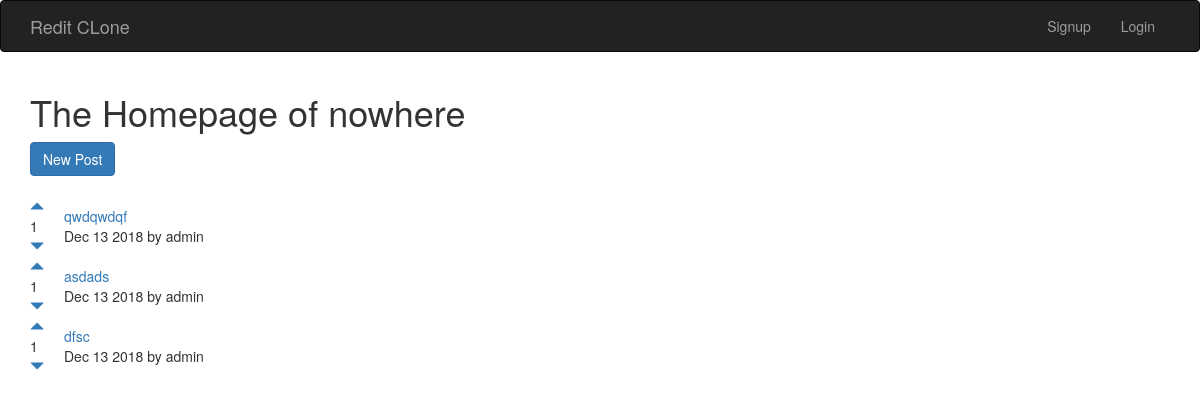
The app's page /, older data.
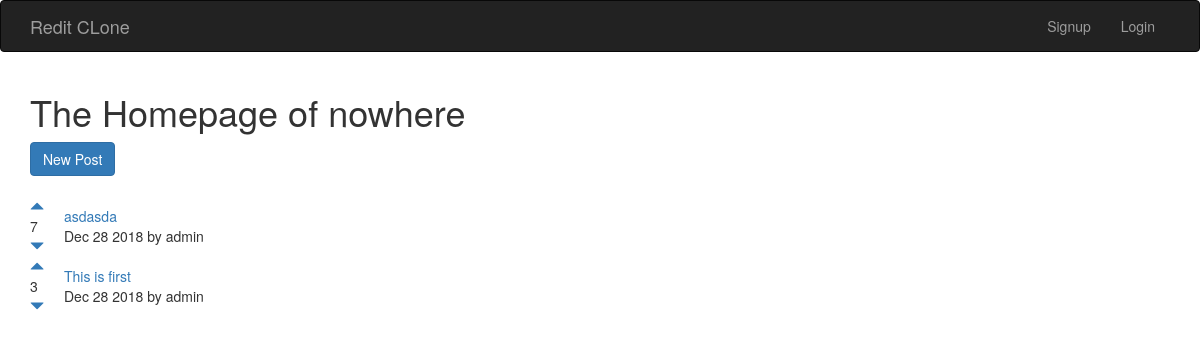
The same page, newer data.
### posts/models.py (models this page shows)
class Post(models.Model):
    title = models.CharField(max_length=200)
    url = models.TextField()
    pub_date = models.DateTimeField()
    author = models.ForeignKey(User)
    votes_total = models.IntegerField(default=1)
    def pub_date_pretty(self):
        return self.pub_date.strftime('%b %e %Y')

### posts/views.py (the view)
# urls.py: 2. Add a URL to urlpatterns:  url(r'^$', views.home, name='home')
def home(request):
    posts = Post.objects.order_by('-votes_total')
    return render(request, 'posts/home.html', {'posts':posts})

### posts/templates/posts/home.html (shortened to what this page needs)
{% extends 'base.html' %}
{% block content %}
<h1>The Homepage of nowhere</h1>
<a class="btn btn-primary" href="{% url 'posts:create' %}">New Post</a>
<br/>
<br/>
{% for post in posts.all %}
<table>
    <tr>
        <td style="padding-right: 20px;"><a href="#" onClick="document.getElementById('upvote{{ post.id }}').submit()"><span class="glyphicon glyphicon-triangle-top" aria-hidden="true"></span></a><br/> {{ post.votes_total}} <br/><a href="#" onClick="document.getElementById('downvote{{ post.id }}').submit()"><span class="glyphicon glyphicon-triangle-bottom" aria-hidden="true"></span></a></td>
        <td><a href="{{ post.url }}" >{{ post.title }}</a><br/>{{ post.pub_date_pretty }} by {{ post.author.username }}</td>
    </tr>
</table>
{% endfor %}
{% endblock %}

### templates/base.html (shortened to what this page needs)
<!DOCTYPE html>
<html lang="en">
  <head>
    <link rel="stylesheet" href="https://maxcdn.bootstrapcdn.com/bootstrap/3.3.7/css/bootstrap.min.css">
  </head>
  <body>
      <nav class="navbar navbar-inverse">
      <div class="container">
        <div class="navbar-header">
          <a class="navbar-brand" href="{% url 'home' %}"> Redit CLone </a>
        </div>
          <div class="collapse navbar-collapse" id="mynav">
      <ul class="nav navbar-nav navbar-right">
          {% if user.is_authenticated %}
             <li><a href="#" onClick="document.getElementById('logout').submit()">Logout</a></li>
          <form id="logout" method="POST" action="{% url 'accounts:logout' %}">
            {% csrf_token %}
              <input type="hidden">
          </form>
          {% else %}
          <li><a href="{% url 'accounts:signup' %}">Signup</a> </li>
          <li><a href="{% url 'accounts:login' %}">Login</a> </li>
          {% endif %}
      </ul>
          </div>
      </div>
    </nav>
    <div class="container">
        {% block content %}
        {% endblock %}
    </div>
  </body>
</html>

Row changes from the older to the newer data that the page shows:
removed Post: votes_total "1", title "qwdqwdqf", pub_date_pretty "Dec 13 2018", author.username "admin"
removed Post: votes_total "1", title "asdads", pub_date_pretty "Dec 13 2018", author.username "admin"
removed Post: votes_total "1", title "dfsc", pub_date_pretty "Dec 13 2018", author.username "admin"
added Post: votes_total "7", title "asdasda", pub_date_pretty "Dec 28 2018", author.username "admin"
added Post: votes_total "3", title "This is first", pub_date_pretty "Dec 28 2018", author.username "admin"
